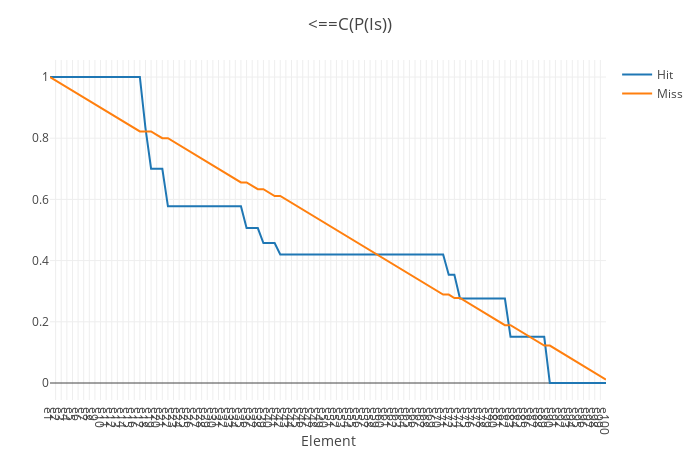
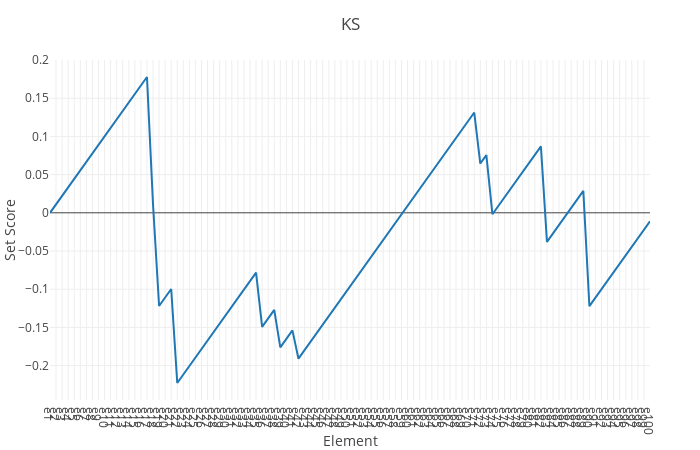

Notebook source saved alongside these figures, in order:
### Code cell
display(plot_x_y((is_h_p_cl_, is_m_p_cl_); name_ = ("Hit", "Miss"), layout = merge(layout, Layout(title = "<==C(P(Is))"))))

ks_ = is_h_p_cl_ - is_m_p_cl_

plot_x_y((ks_,); layout = merge(layout, Layout(title = "KS", yaxis_title = "Set Score")))
